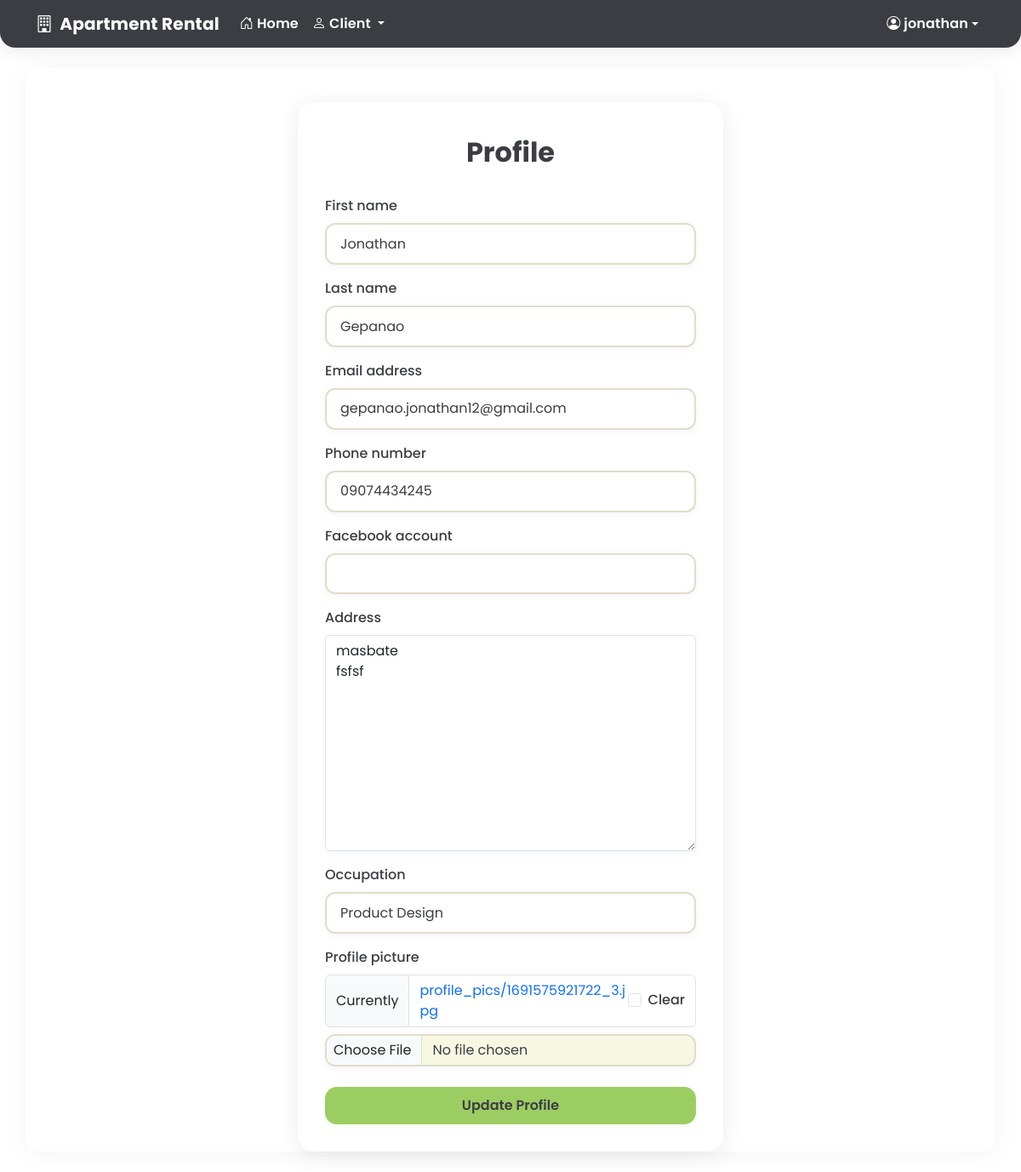
Screenshot of /profile/ (signed in) with the database file from the repository.
### core/models.py (models this page shows, shortened)
class User(AbstractUser):
    CLIENT = 1
    TENANT = 2
    ADMIN = 3
    ROLE_CHOICES = (
        (CLIENT, 'Client'),
        (TENANT, 'Tenant'),
        (ADMIN, 'Admin'),
    )
    role = models.PositiveSmallIntegerField(choices=ROLE_CHOICES, default=CLIENT)
    phone_number = models.CharField(max_length=20, blank=True, null=True)
    facebook_account = models.CharField(max_length=100, blank=True, null=True)
    address = models.TextField(blank=True, null=True)
    occupation = models.CharField(max_length=100, blank=True, null=True)
    profile_picture = models.ImageField(upload_to='profile_pics/', blank=True, null=True)

### core/views.py (the view)
# urls.py: path('profile/', views.profile, name='profile'),
@login_required
def profile(request):
    if request.method == 'POST':
        form = UserUpdateForm(request.POST, request.FILES, instance=request.user)
        if form.is_valid():
            form.save()
            messages.success(request, 'Your profile has been updated!')
            return redirect('profile')
    else:
        form = UserUpdateForm(instance=request.user)
    return render(request, 'accounts/profile.html', {'form': form})

### core/forms.py
class UserUpdateForm(forms.ModelForm):
    class Meta:
        model = User
        fields = ['first_name', 'last_name', 'email', 'phone_number',
                 'facebook_account', 'address', 'occupation', 'profile_picture']

### templates/accounts/profile.html (shortened to what this page needs)
{% extends 'base.html' %}
{% load crispy_forms_tags %}
{% block content %}
<div class="profile-container">
    <div class="profile-card">
        <h2 class="profile-title">Profile</h2>
        <form method="post" enctype="multipart/form-data">
            {{ form|crispy }}
            <div class="d-grid gap-2 mt-4">
                <button type="submit" class="profile-btn">Update Profile</button>
            </div>
        </form>
    </div>
</div>
{% endblock %}

### templates/partials/_navbar.html (shortened to what this page needs)
<nav class="navbar navbar-expand-lg navbar-charcoal">
    <div class="container">
        <a class="navbar-brand fw-bold d-flex align-items-center" href="{% url 'home' %}">
            <i class="bi bi-building me-2"></i>Apartment Rental
        </a>
        <div class="collapse navbar-collapse" id="navbarNav">
            <ul class="navbar-nav me-auto">
                <li class="nav-item">
                    <a class="nav-link" href="{% url 'home' %}">
                        <i class="bi bi-house-door me-1"></i>Home
                    </a>
                </li>
                {% if user.is_authenticated %}
                    {% if user.role == user.ADMIN or user.is_superuser %}
                        <li class="nav-item dropdown">
                            <a class="nav-link dropdown-toggle" href="#" id="adminDropdown" role="button" data-bs-toggle="dropdown">
                                <i class="bi bi-speedometer2 me-1"></i>Admin
                            </a>
                            <ul class="dropdown-menu">
                                <li><a class="dropdown-item" href="{% url 'admin_dashboard' %}"><i class="bi bi-grid me-2"></i>Dashboard</a></li>
                                <li><a class="dropdown-item" href="{% url 'admin_units_list' %}"><i class="bi bi-house-gear me-2"></i>Units</a></li>
                                <li><a class="dropdown-item" href="{% url 'admin_applications' %}"><i class="bi bi-file-earmark-text me-2"></i>Applications</a></li>
                                <li><a class="dropdown-item" href="{% url 'admin_tenants' %}"><i class="bi bi-people me-2"></i>Tenants</a></li>
                                <li><a class="dropdown-item" href="{% url 'admin_payments' %}"><i class="bi bi-cash-stack me-2"></i>Payments</a></li>
                                <li><a class="dropdown-item" href="{% url 'admin_announcements' %}"><i class="bi bi-megaphone me-2"></i>Announcements</a></li>
                                <li><a class="dropdown-item" href="{% url 'admin_leave_requests' %}"><i class="bi bi-door-open me-2"></i>Leave Requests</a></li>
                                <li><a class="dropdown-item" href="{% url 'admin_messages' %}"><i class="bi bi-chat-left-text me-2"></i>Messages</a></li>
                            </ul>
                        </li>
                    {% elif user.role == user.CLIENT %}
                        <li class="nav-item dropdown">
                            <a class="nav-link dropdown-toggle" href="#" id="clientDropdown" role="button" data-bs-toggle="dropdown">
                                <i class="bi bi-person me-1"></i>Client
                            </a>
                        </li>
                    {% endif %}
                {% endif %}
            </ul>
            <ul class="navbar-nav">
                {% if user.is_authenticated %}
                    <li class="nav-item dropdown">
                        <a class="nav-link dropdown-toggle d-flex align-items-center" href="#" id="userDropdown" role="button" data-bs-toggle="dropdown">
                            <i class="bi bi-person-circle me-1"></i>
                            <span class="d-none d-lg-inline">{{ user.username|truncatechars:12 }}</span>
                        </a>
                    </li>
                {% endif %}
            </ul>
        </div>
    </div>
</nav>

### static/css/style.css (style rules this page uses)
:root { --charcoal: #3C3D42; --kiwi-green: #9CCD62; --soft-cream: #F6F8E2; --sage-beige: #E0DDCA; --cloud-white: #FFFFFF; --error-red: #D9534F; --sky-blue: #5BC0DE; --success-olive: #6BA539; --neutral-gray: #A9A9A9; }
input[type="text"], input[type="email"], input[type="password"], input[type="number"], input[type="file"], input[type="date"], input[type="datetime-local"], input[type="time"], input[type="url"], input[type="search"], select, textarea { font-family: 'Poppins', Arial, sans-serif; background: var(--cloud-white); color: var(--charcoal); border: 2px solid var(--sage-beige); border-radius: 12px; padding: 0.65rem 1rem; font-size: 1rem; box-shadow: 0 2px 8px 0 rgba(60, 61, 66, 0.06); transition: border 0.2s, box-shadow 0.2s; outline: none; margin-bottom: 0.5rem; }
input[type="file"] { padding: 0.3rem 0.5rem; background: var(--soft-cream); }
label { font-family: 'Poppins', Arial, sans-serif; color: var(--charcoal); font-weight: 500; margin-bottom: 0.25rem; }
a { text-decoration: none; }

### templates/partials/_navbar.html (style rules this page uses)
.navbar-charcoal { background-color: var(--charcoal) !important; color: var(--cloud-white) !important; border-radius: 0 0 18px 18px; box-shadow: 0 4px 18px 0 rgba(60, 61, 66, 0.10); font-family: 'Poppins', Arial, sans-serif !important; padding-top: 0.5rem; padding-bottom: 0.5rem; }
.navbar-charcoal .navbar-brand, .navbar-charcoal .nav-link, .navbar-charcoal .bi { color: var(--cloud-white) !important; font-family: 'Poppins', Arial, sans-serif !important; font-weight: 600; letter-spacing: 0.01em; }

### templates/accounts/profile.html (style rules this page uses)
.profile-container { font-family: 'Poppins', Arial, sans-serif !important; margin-top: 2.5rem; }
.profile-card { background: var(--cloud-white); border-radius: 20px; box-shadow: 0 4px 24px 0 rgba(60, 61, 66, 0.10); border: none; padding: 2.5rem 2rem 2rem 2rem; max-width: 500px; margin: 0 auto; }
.profile-title { font-weight: 700; color: var(--charcoal); margin-bottom: 2rem; text-align: center; }
.profile-btn { background: var(--kiwi-green); color: var(--charcoal); border-radius: 14px; font-weight: 600; border: none; box-shadow: 0 2px 8px 0 rgba(156, 205, 98, 0.10); padding: 0.65rem 1.5rem; font-size: 1rem; margin-bottom: 0; transition: background 0.2s, color 0.2s; width: 100%; }

### rows the page displays
User: username "jonathan", first_name "Jonathan", last_name "Gepanao", email "gepanao.jonathan12@gmail.com", phone_number "09074434245", address "masbate fsfsf", occupation "Product Design"
